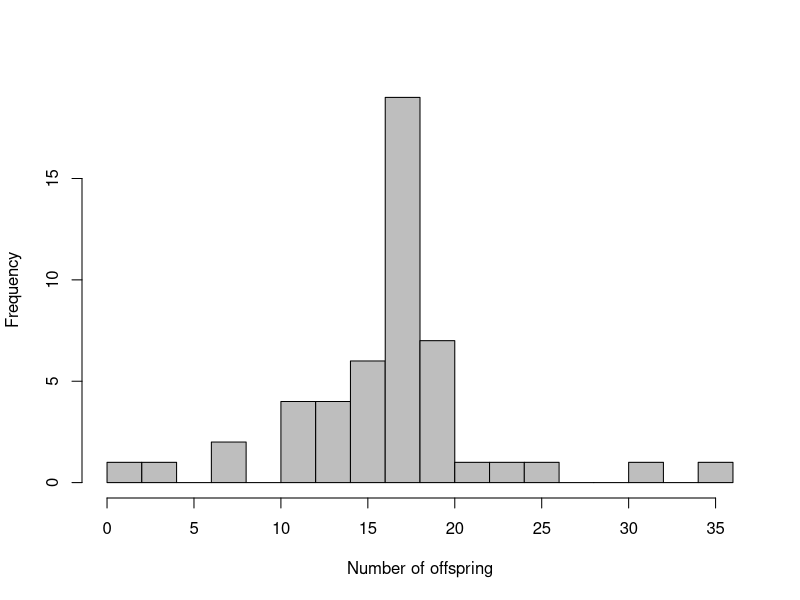
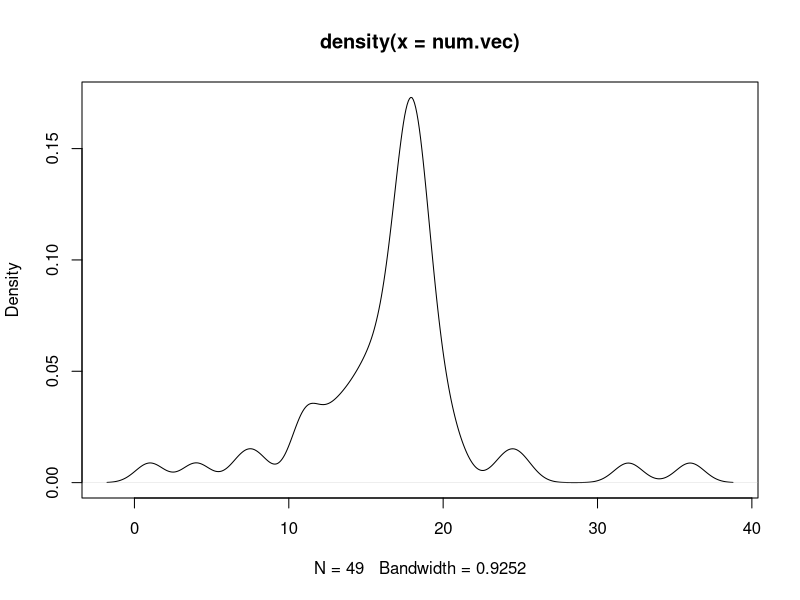

Write the R code that produced these figures, in order. (Note: this script raises an error after producing the figures.)
#!/usr/bin/R
setwd("Google\ Drive/Shared\ drives/DiFazioLab/BESC/BESC_DATA/7x7/Stettler_14_linkage_mapping/")
# setwd("/Users/cabeyrat/ownCloud/BESC/BESC_DATA/7x7/Stettler_14_linkage_mapping")
########################################################################################################################################################################################################
# METADATA: Written by CRA & DMS, for the recombination landscape analysis for 7x7 cross
# DATE: September 24, 2020
# PURPOSE: Unerstand the average CO-region size
########################################################################################################################################################################################################
rm(list = ls())
library(dplyr)
library(stringr)
########################################################################################################################################################################################################
input.path <- "./statistics/"
statistics.output.path <- "./statistics/gross_stat_plots/"
########################################################################################################################################################################################################

num.vec <- c(11,8,36,1,18,7,18,
               18,17,17,19,12,19,16,
               18,19,18,18,11,32,19,
               20,15,17,18,18,18,17,
               18,17,16,18,15,18,24,
               17,20,19,25,13,4,18,
               21,13,11,14,16,14,15)
hist(num.vec, breaks = 14, xlab = "Number of offspring", main = NULL, col = 'grey')
plot(density(num.vec))
var(num.vec)


tong.ming <- c(270.58, 173.73, 142.07, 140.46, 179.27, 147.41, 96.31, 160.62, 113.89, 137.40, 103.03, 78.41, 83.31, 139.03, 93.49, 107.46, 104.04, 108.02, 101.3)
female.map <- c(264.9, 156.1, 126.1, 132.3, 162.2, 175.8, 89.8, 114.5, 94.1, 130.8, 92, 87.2, 93.6, 92.1, 87.9, 86.3, 87.1, 98.4, 68.3)
male.map <- c(304.6, 172.6, 137.8, 137.1, 157.8, 173.9, 100.8, 126.7, 96.9, 151.2, 103.7, 97.4, 108.9, 113.1, 93.6, 103.2, 91.9, 96.6, 90.4)


pdf(file=paste0(statistics.output.path, "Tong_Ming_comparison.pdf"), width=8, height=8)
plot(tong.ming, male.map, typ = "p", col = 'blue', pch = 19, 
     xlab='Genetic map length (cM) T.M. Yin et al., 2004',
     ylab='Genetic map length (cM) 7x7 map averages')
points(tong.ming, female.map, typ = "p", col = 'red', pch = 19)
lm.tong <- lm(tong.ming~ female.map)
print(cor.test(tong.ming, female.map, method = "pearson"))  
print(cor.test(tong.ming, male.map, method = "pearson"))  

abline(lm(tong.ming~ female.map), col = 'red', lty=2)
abline(lm(tong.ming~ male.map), col = 'blue', lty=2)
dev.off()
########################################################################################################################################################################################################
# END
########################################################################################################################################################################################################